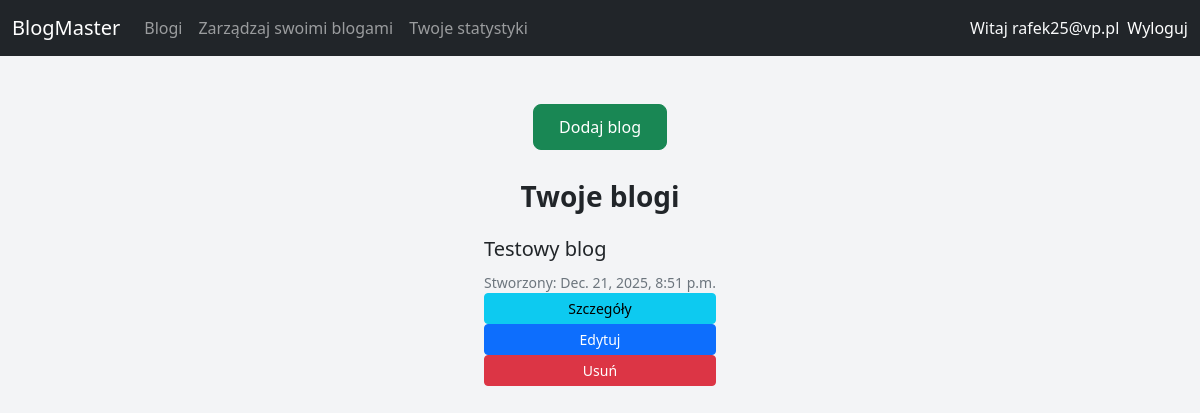
Page /blogs/user/ (signed in) on the earlier database version.
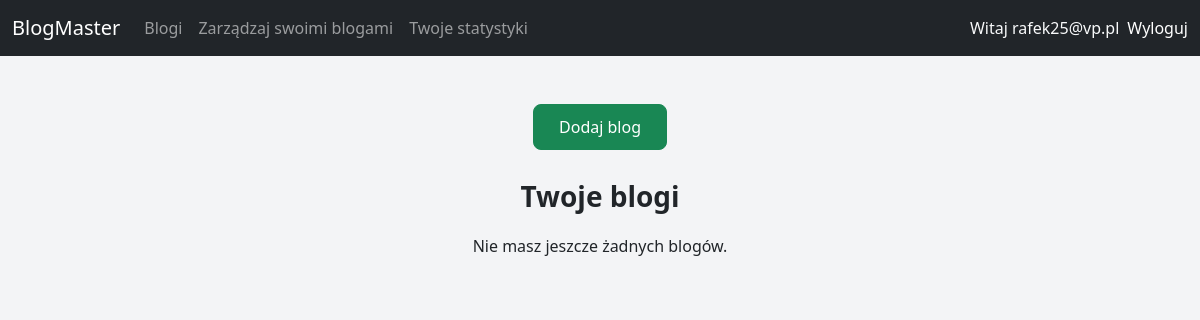
Same page on the later database version.
### blogs/models.py (models this page shows, shortened)
class Blog(models.Model):
    owner = models.ForeignKey(User, on_delete=models.CASCADE, related_name='blogs')
    title = models.CharField(max_length=200)
    description = models.TextField(blank=True)
    created_at = models.DateTimeField(auto_now_add=True)

### blogs/views.py (the view)
# urls.py: path('user/', user_blogs, name='user_blogs'),
@login_required
def user_blogs(request):
    blogs = request.user.blogs.all()  # używamy related_name='blogs' z modelu Blog
    return render(request, 'blogs/user_blogs.html', {'blogs': blogs})

### blogs/templates/blogs/user_blogs.html (shortened to what this page needs)
{% extends 'base.html' %}
{% block content %}
<div class="blogs-container">
    <a class="btn btn-success btn-add-blog" href="{% url 'blog_create' %}">Dodaj blog</a>
    <h3>Twoje blogi</h3>
    {% if blogs %}
        {% for blog in blogs %}
            <div class="card-body">
                <div class="card-title">{{ blog.title }}</div>
                <div class="card-text">Stworzony: {{ blog.created_at }}</div>
                <a href="{% url 'blog_detail' blog.pk %}" class="btn btn-info btn-sm">Szczegóły</a>
                <a href="{% url 'blog_edit' blog.pk %}" class="btn btn-primary btn-sm">Edytuj</a>
                <a href="{% url 'blog_delete' blog.pk %}" class="btn btn-danger btn-sm">Usuń</a>
            </div>
        {% endfor %}
    {% else %}
        <p>Nie masz jeszcze żadnych blogów.</p>
    {% endif %}
</div>
{% endblock %}

Differences in the rows shown:
removed Blog: title "Testowy blog", created_at "Dec. 21, 2025, 8:51 p.m."
Other differences:
text now shown: "Nie masz jeszcze żadnych blogów."
